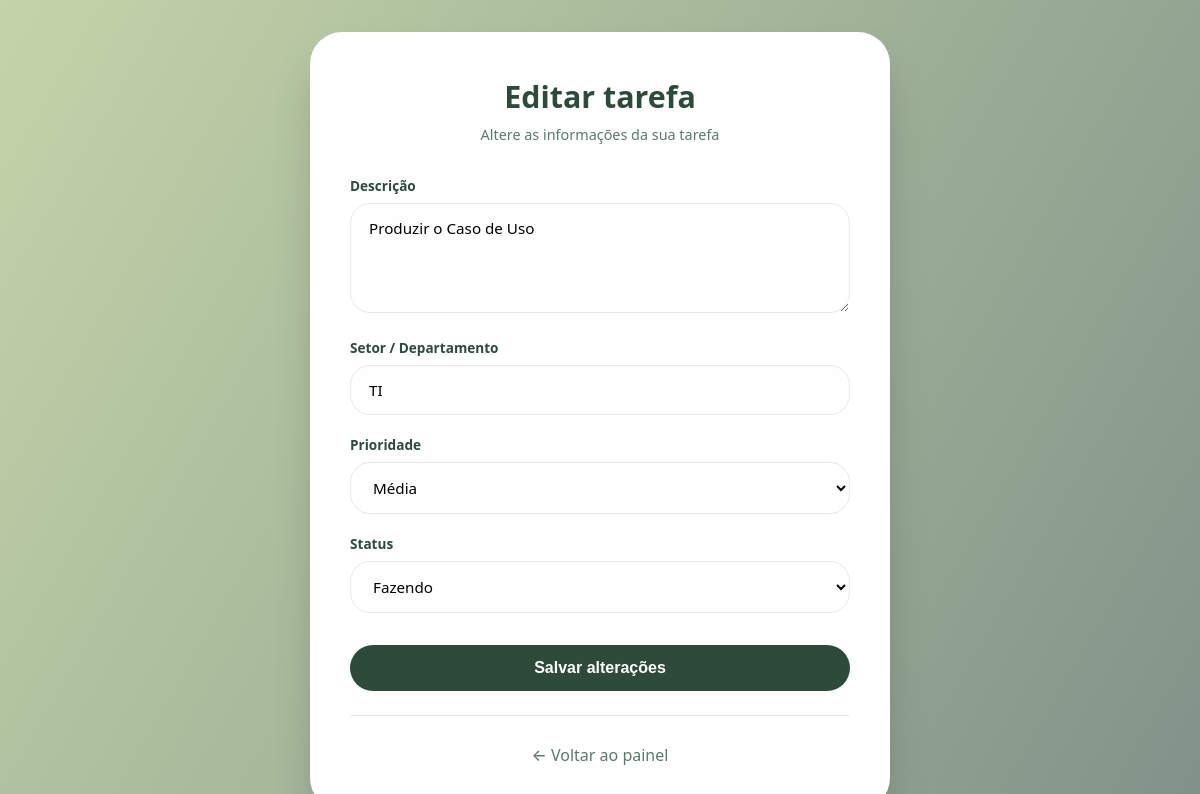
Page /editar.php?id=5 (signed in) on the committed database.
### tables this page shows
CREATE TABLE `tarefas` (
  `id_tarefa` int(11) NOT NULL,
  `id_usuario` int(11) NOT NULL,
  `descricao` text NOT NULL,
  `setor` varchar(100) DEFAULT NULL,
  `prioridade` enum('baixa','media','alta') DEFAULT NULL,
  `status` enum('a fazer','fazendo','concluido') DEFAULT 'a fazer'
);

### editar.php (the view, shortened to what this page needs)
<?php
require 'conexao.php';
$id = $_GET['id'];
$idUsuario = $_SESSION['usuario_id'];
$stmt = $conexao->prepare("SELECT * FROM tarefas WHERE id_tarefa = ? AND id_usuario = ?");
$stmt->bind_param("ii", $id, $idUsuario);
$stmt->execute();
$resultado = $stmt->get_result();
$tarefa = $resultado->fetch_assoc();
?>
<!DOCTYPE html>
<html lang="pt-br">
<head>
</head>
<body>
<div class="container">
    <div class="header">
        <h1>Editar tarefa</h1>
        <p>Altere as informações da sua tarefa</p>
    </div>
    <form method="POST">
        <div class="form-group">
            <label>Descrição</label>
            <textarea name="descricao" required><?php echo htmlspecialchars($tarefa['descricao']); ?></textarea>
        </div>
        <div class="form-group">
            <label>Setor / Departamento</label>
            <input type="text" name="setor" value="<?php echo htmlspecialchars($tarefa['setor']); ?>" required>
        </div>
        <div class="form-group">
            <label>Prioridade</label>
            <select name="prioridade">
                <option value="media" <?php echo ($tarefa['prioridade'] == 'media') ? 'selected' : ''; ?>>Média</option>
            </select>
        </div>
        <div class="form-group">
            <label>Status</label>
            <select name="status">
                <option value="fazendo" <?php echo ($tarefa['status'] == 'fazendo') ? 'selected' : ''; ?>>Fazendo</option>
            </select>
        </div>
        <button type="submit" class="btn-save">Salvar alterações</button>
    </form>
    <hr>
    <a href="gerenciamento.php" class="back-link">← Voltar ao painel</a>
</div>
</body>
</html>

### editar.php (style rules this page uses)
* { margin: 0; padding: 0; box-sizing: border-box; }
body { background: linear-gradient(300deg, #809289, #C4D4A9); min-height: 100vh; display: flex; justify-content: center; align-items: center; font-family: 'Segoe UI', system-ui, -apple-system, 'Roboto', sans-serif; padding: 2rem; }
.container { max-width: 580px; width: 100%; background: white; border-radius: 32px; padding: 44px 40px; box-shadow: 0 25px 45px -12px rgba(0, 0, 0, 0.25); }
.header { text-align: center; margin-bottom: 32px; }
.header h1 { font-size: 1.9rem; font-weight: 700; color: #2d4a3a; margin-bottom: 8px; }
.header p { color: #5a7a6a; font-size: 0.9rem; }
.form-group { margin-bottom: 20px; }
.form-group label { display: block; margin-bottom: 8px; font-weight: 600; color: #2d4a3a; font-size: 0.85rem; }
.form-group input, .form-group textarea, .form-group select { width: 100%; padding: 14px 18px; border: 1.5px solid #e2ece2; border-radius: 20px; font-size: 0.95rem; outline: none; transition: all 0.2s; background: #fefefe; font-family: inherit; }
.form-group textarea { resize: vertical; min-height: 110px; }
.btn-save { width: 100%; padding: 14px; background: #2d4a3a; color: white; border: none; border-radius: 40px; font-size: 1rem; font-weight: 600; cursor: pointer; transition: 0.2s; margin-top: 12px; }
.back-link { display: block; text-align: center; margin-top: 28px; text-decoration: none; color: #5a7a6a; font-weight: 500; transition: 0.2s; }
hr { margin: 24px 0 8px; border: none; height: 1px; background: #e2ece2; }

### rows in the picture
tarefas: descricao "Produzir o Caso de Uso", setor "TI", prioridade "Média", status "Fazendo"
